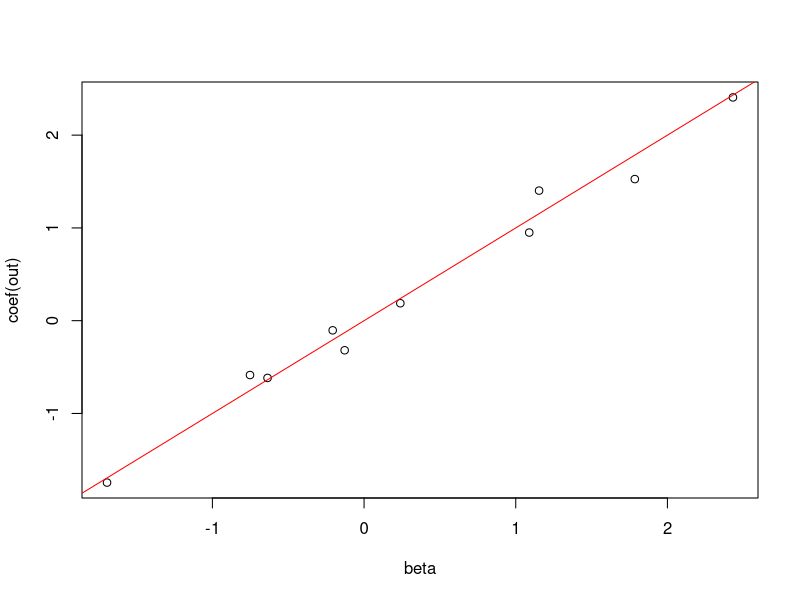
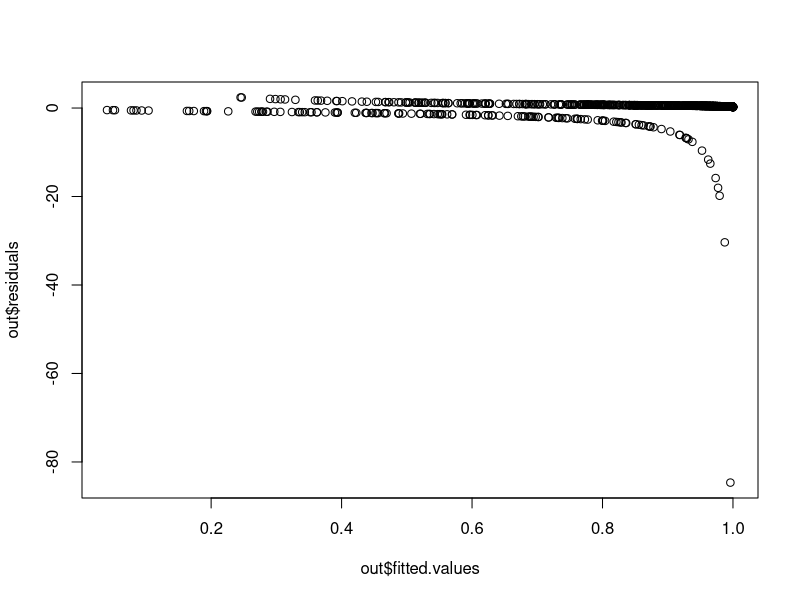
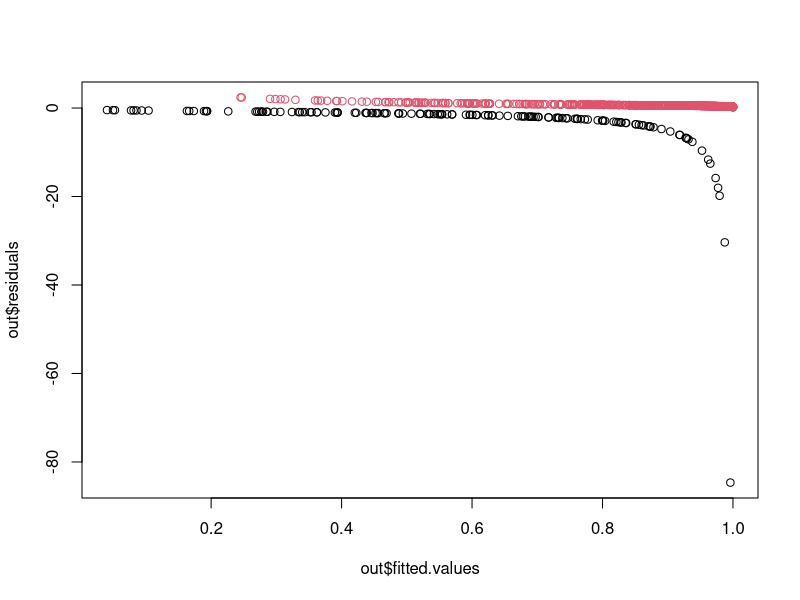
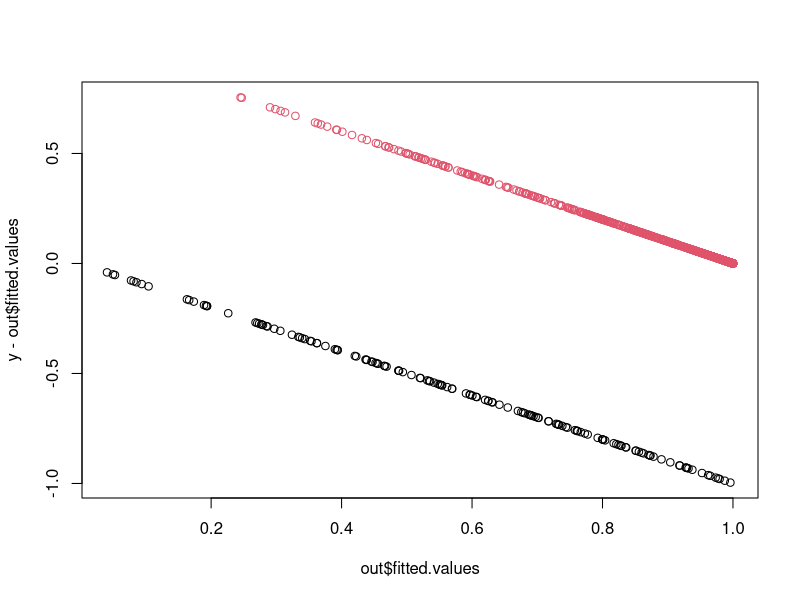
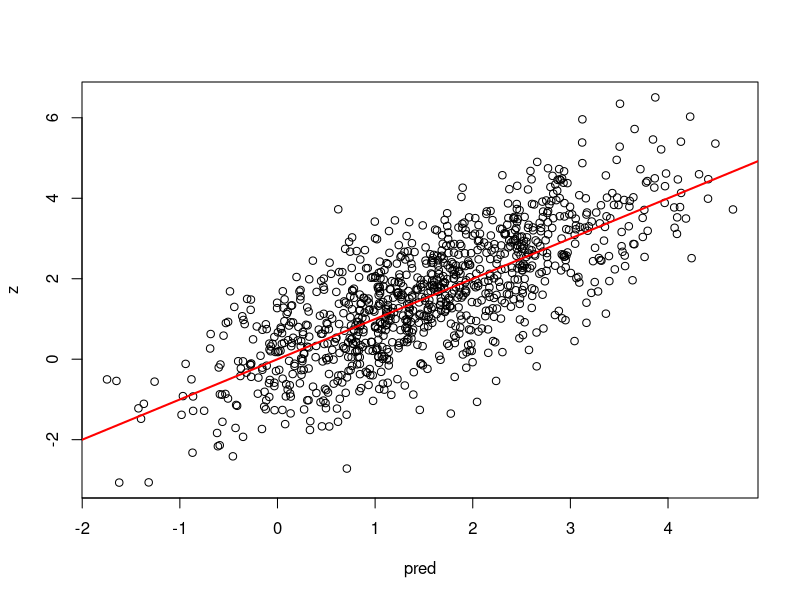
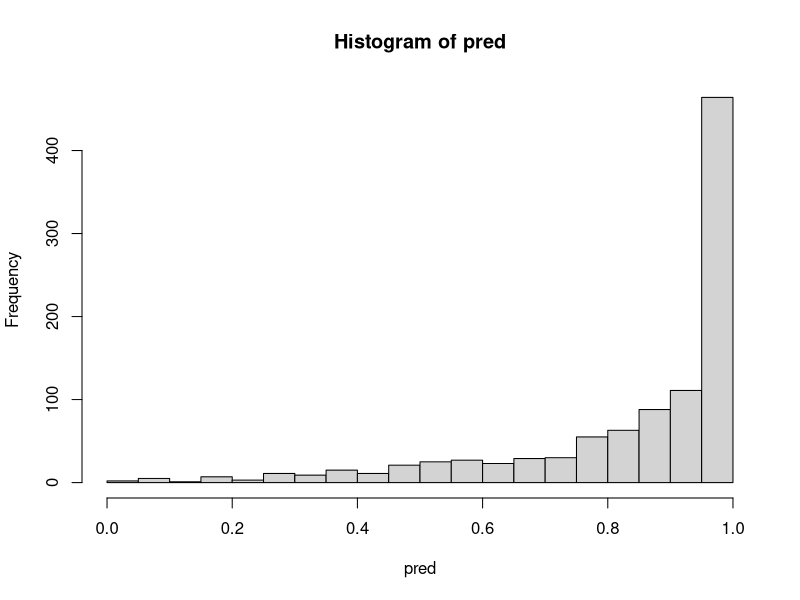
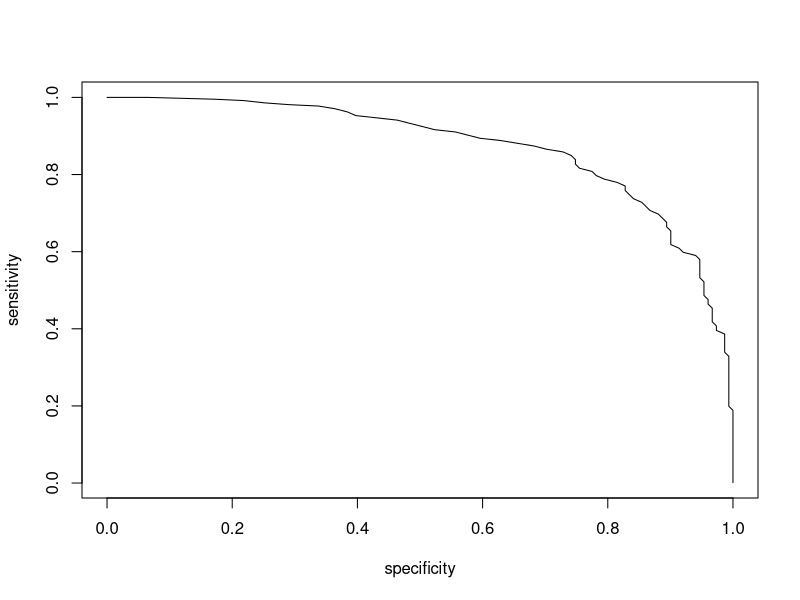
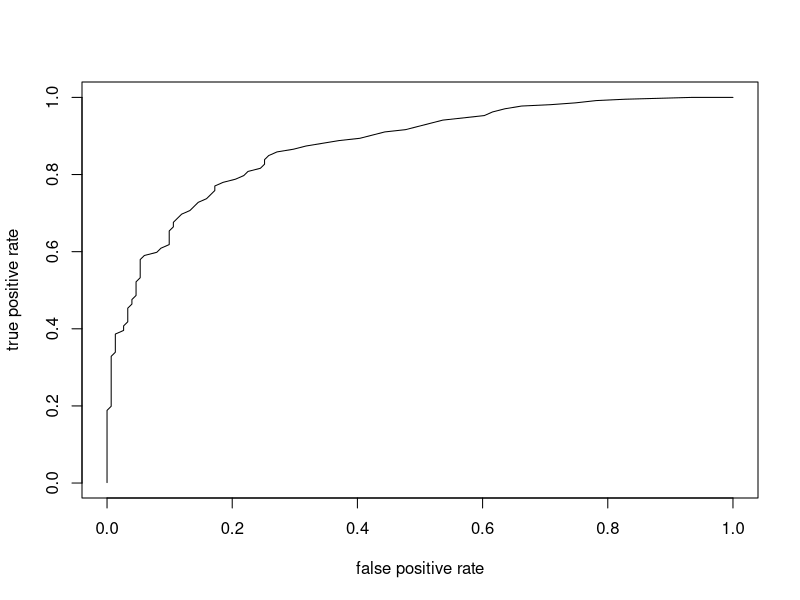

Here is the R script that generated these plots, in order:
# Simulate a probit model
n <- 1000
p <- 10
beta <- rnorm(p)
X <- matrix(runif(n*p),ncol=p)

z <- X %*% beta + rnorm(n,sd=1)
y <- as.numeric(z > 0)

# ?
lm(y ~ X - 1)
glm(y ~ X - 1)

out <- glm(y ~ X - 1, family=binomial(link="probit"))
out

plot(beta, coef(out))
abline(0,1, col="red")

plot(out$fitted.values, out$residuals)
plot(out$fitted.values, out$residuals, col=(y == 1) + 1)
plot(out$fitted.values, y-out$fitted.values, col=(y == 1) + 1)

pred <- predict(out)
range(pred)
plot(pred, z)
abline(0,1, col="red", lwd=2)
cor(pred, z)

pred <- predict(out, type="response")
range(pred)
hist(pred,breaks=20)

# Confusion matrix & error rate
tab <- table(pred > 0.5, y)
sum(diag(tab)) / sum(tab)

# sensetivity/specificity
alpha <- 0.2
predClass <- as.numeric(pred >= alpha)
sens <- sum(predClass == 1 & y == 1) / sum(y == 1)
spec <- sum(predClass == 0 & y == 0) / sum(y == 0)

sens
spec

# a curve
alpha <- quantile(pred, seq(0,1,by=0.01))
N <- length(alpha)

sens <- rep(NA,N)
spec <- rep(NA,N)
for (i in 1:N) {
  predClass <- as.numeric(pred >= alpha[i])
  sens[i] <- sum(predClass == 1 & y == 1) / sum(y == 1)
  spec[i] <- sum(predClass == 0 & y == 0) / sum(y == 0)
}

plot(spec, sens, xlab="specificity", ylab="sensitivity",
     type="l")

# ROC curve
plot(1- spec, sens, xlab="false positive rate", ylab="true positive rate", type="l")







